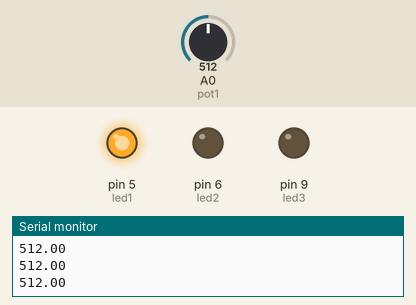
Simulated run of this sketch. Board: Arduino Uno, built with avr-gcc and run on an emulated ATmega328P. Shown: output pins drawn as LEDs (lit = HIGH), the last lines printed to the serial monitor. The inputs (shaded band) are chosen by the test bench; at power-on: A0 (pot1) = 512.

Above: at 1.2 s.
1.3 s: A0 (pot1) set to 504
At 2.5 s:
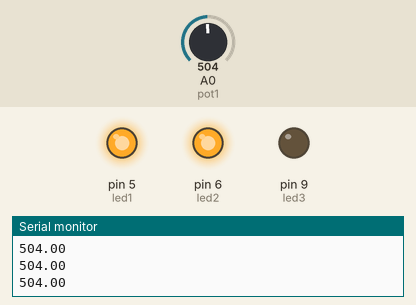
2.8 s: A0 (pot1) set to 274
4.3 s: A0 (pot1) set to 247
At 4.6 s:
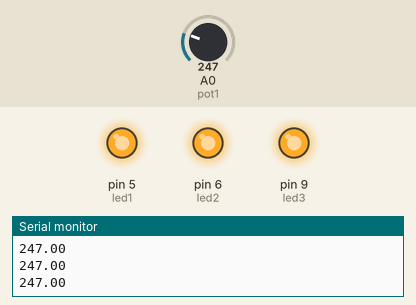
5.8 s: A0 (pot1) set to 778
At 7.0 s:
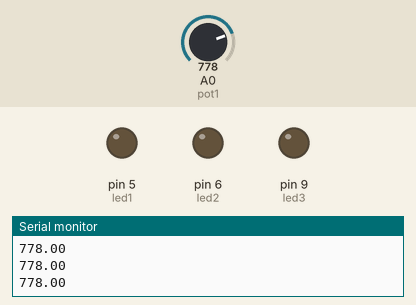
7.3 s: A0 (pot1) set to 754
At 8.2 s:
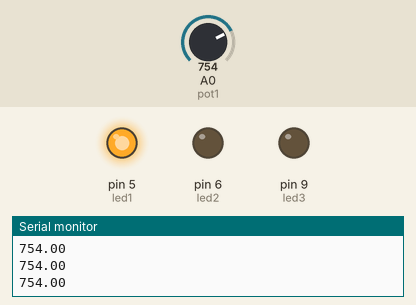
8.8 s: A0 (pot1) set to 900
At 9.2 s:
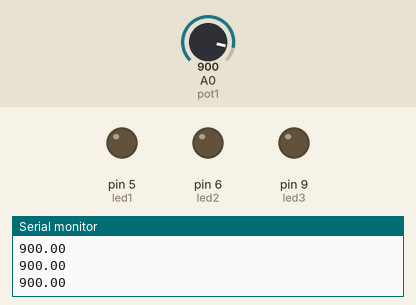
Timing chart, 0 to 11.3 s (numbered marks = the images above; inputs shaded):
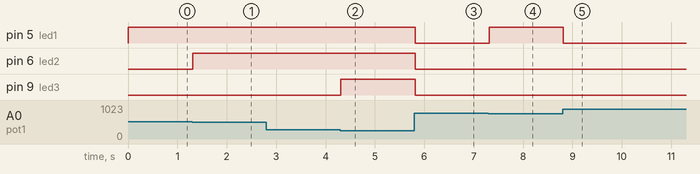

Measured:
- the behaviour switches between 512 and 511 on A0 (pot1) (found by bisection; images 0 and 1)
- the behaviour switches between 256 and 255 on A0 (pot1) (found by bisection; images 1 and 2)
- the behaviour switches between 768 and 767 on A0 (pot1) (found by bisection; images 3 and 4)
- after the input at 1.3 s, pin 6 (led2): LOW → HIGH at once
- after the input at 4.3 s, pin 9 (led3): LOW → HIGH at once
- after the input at 5.8 s, pin 5 (led1), pin 6 (led2), pin 9 (led3): HIGH → LOW at once
- after the input at 7.3 s, pin 5 (led1): LOW → HIGH at once
- after the input at 8.8 s, pin 5 (led1): HIGH → LOW at once

The sketch:

level-meter.ino.ino
```cpp
#define led1 5
#define led2 6
#define led3 9
#define pot1 A0

float pot1Data = 0;
void setup() {
  // put your setup code here, to run once:
  pinMode(led1, OUTPUT);
  pinMode(led2, OUTPUT);
  pinMode(led3, OUTPUT);
  pinMode(pot1, INPUT);

  Serial.begin(9600);
}

void loop() {
  // put your main code here, to run repeatedly:
  pot1Data = analogRead(pot1);

  Serial.println(pot1Data);

  if (pot1Data < 256) {
    digitalWrite(led1, HIGH);
    digitalWrite(led2, HIGH);
    digitalWrite(led3, HIGH);
  } else if (pot1Data >= 256 && pot1Data < 512) {
    digitalWrite(led1, HIGH);
    digitalWrite(led2, HIGH);
    digitalWrite(led3, LOW);
  } else if (pot1Data >= 512 && pot1Data < 768) {
    digitalWrite(led1, HIGH);
    digitalWrite(led2, LOW);
    digitalWrite(led3, LOW);
  } else if (pot1Data >= 768) {
    digitalWrite(led1, LOW);
    digitalWrite(led2, LOW);
    digitalWrite(led3, LOW);
  }


}
```
